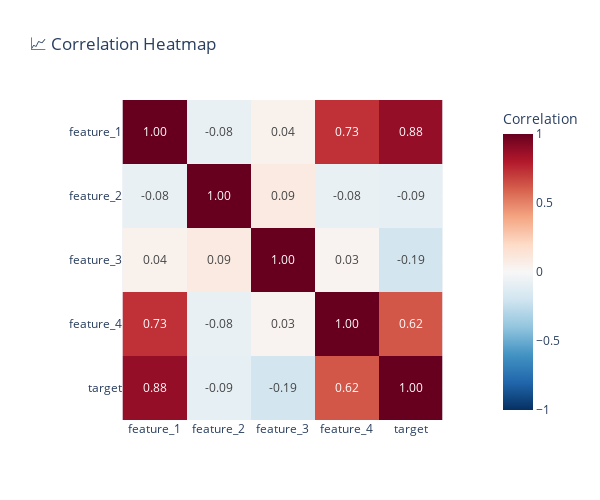

The cell this chart's notebook holds for it:
### Code cell
# Correlation matrix with interactive heatmap
corr = stats.correlation_matrix(features + [target_col])

fig = px.imshow(corr, text_auto='.2f', color_continuous_scale='RdBu_r',
                zmin=-1, zmax=1, title='📈 Correlation Heatmap',
                labels=dict(color="Correlation"))
fig.update_layout(width=600, height=500)
fig

### Figure 1 — Plotly figure (JSON) as saved in the notebook; plotly's stock layout.template omitted (floating-point values rounded to 4 significant figures)
{"data": [{"coloraxis": "coloraxis", "hovertemplate": "x: %{x}<br>y: %{y}<br>Correlation: %{z}<extra></extra>", "name": "0", "texttemplate": "%{z:.2f}", "type": "heatmap", "x": ["feature_1", "feature_2", "feature_3", "feature_4", "target"], "xaxis": "x", "y": ["feature_1", "feature_2", "feature_3", "feature_4", "target"], "yaxis": "y", "z": [[1, -0.07549, 0.04444, 0.73, 0.8827], [-0.07549, 1, 0.09357, -0.08144, -0.08869], [0.04444, 0.09357, 1, 0.02785, -0.1912], [0.73, -0.08144, 0.02785, 1, 0.6243], [0.8827, -0.08869, -0.1912, 0.6243, 1]]}], "layout": {"coloraxis": {"cmax": 1, "cmin": -1, "colorbar": {"title": {"text": "Correlation"}}, "colorscale": [[0, "rgb(5,48,97)"], [0.1, "rgb(33,102,172)"], [0.2, "rgb(67,147,195)"], [0.3, "rgb(146,197,222)"], [0.4, "rgb(209,229,240)"], [0.5, "rgb(247,247,247)"], [0.6, "rgb(253,219,199)"], [0.7, "rgb(244,165,130)"], [0.8, "rgb(214,96,77)"], [0.9, "rgb(178,24,43)"], [1, "rgb(103,0,31)"]]}, "height": 500, "title": {"text": "📈 Correlation Heatmap"}, "width": 600, "xaxis": {"anchor": "y", "autorange": true, "constrain": "domain", "domain": [0.1049, 0.8951], "range": [-0.5, 4.5], "scaleanchor": "y", "type": "category"}, "yaxis": {"anchor": "x", "autorange": true, "constrain": "domain", "domain": [0, 1], "range": [4.5, -0.5], "type": "category"}}}
